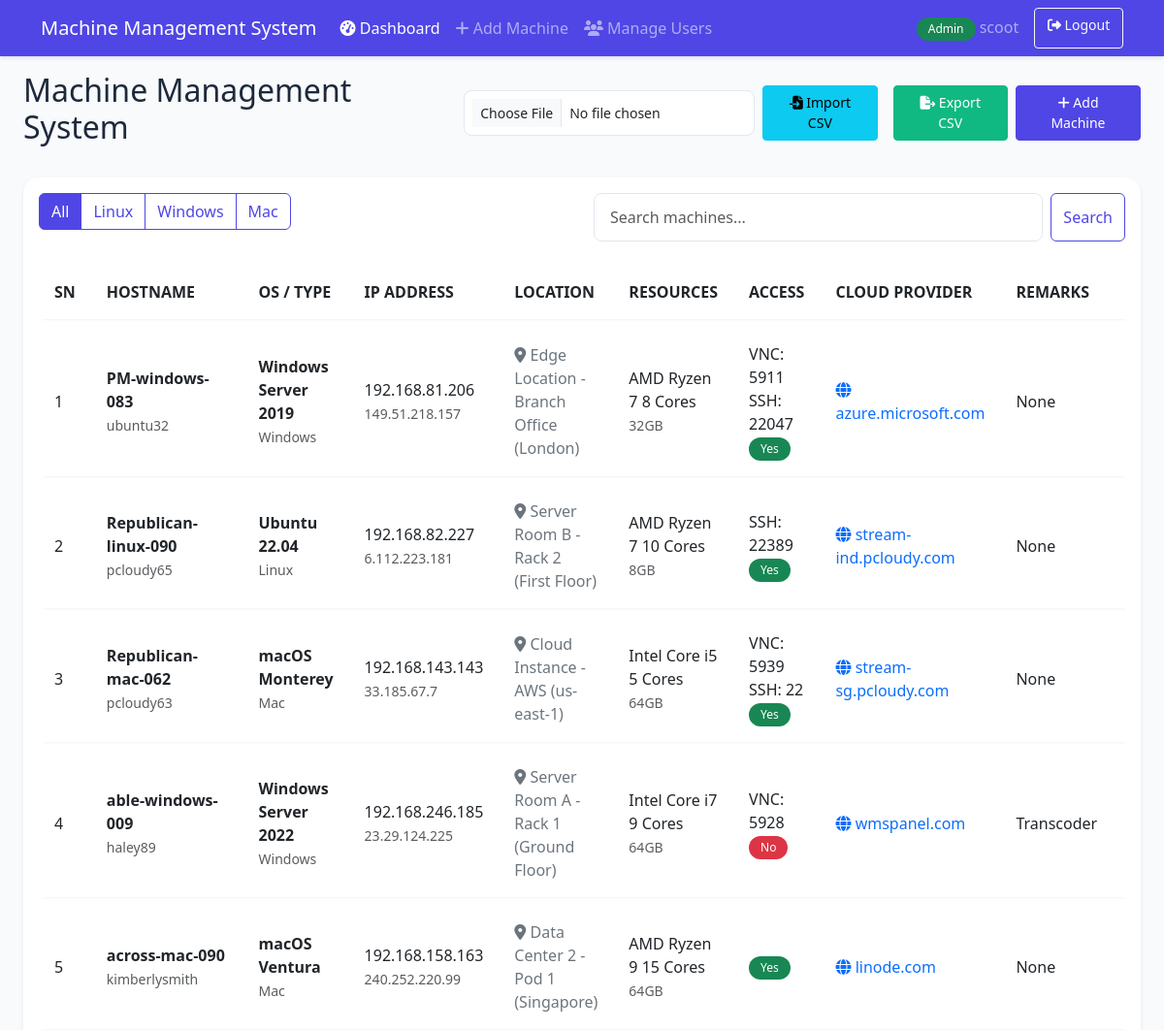
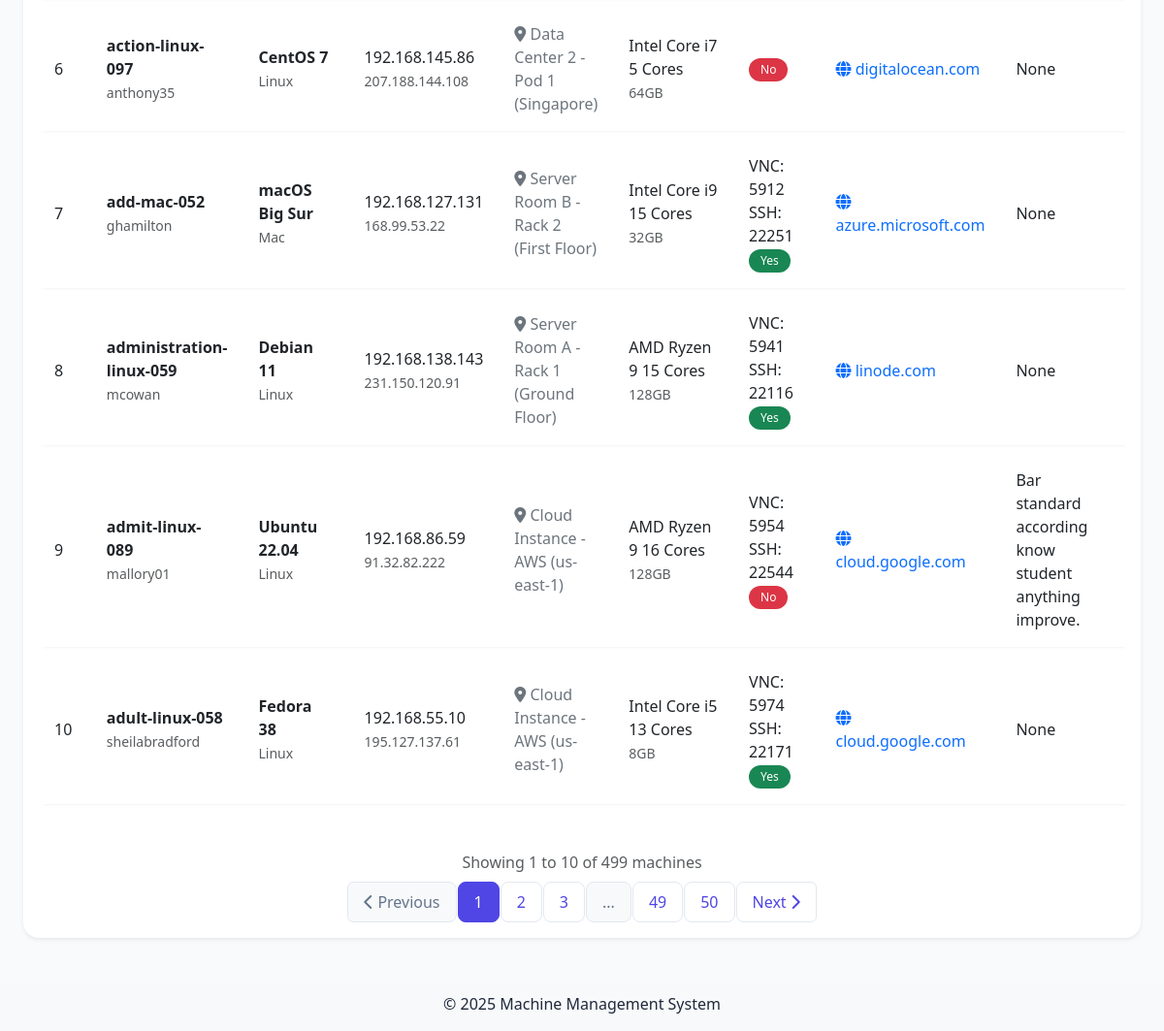
The page /admin/dashboard (signed in) on the database its author committed (2 pictures, top to bottom).
### models/user.py (models this page shows, shortened)
class User(db.Model, UserMixin):
    __tablename__ = 'users'
    id = db.Column(db.Integer, primary_key=True)
    username = db.Column(db.String(64), unique=True, index=True, nullable=False)
    email = db.Column(db.String(120), unique=True, index=True, nullable=False)
    password_hash = db.Column(db.String(128), nullable=False)
    is_admin = db.Column(db.Boolean, default=False)
    created_at = db.Column(db.DateTime, default=datetime.utcnow)
    last_login = db.Column(db.DateTime, nullable=True)

### models/machine.py (models this page shows, shortened)
class Machine(db.Model):
    __tablename__ = 'machines'
    id = db.Column(db.Integer, primary_key=True)
    hostname = db.Column(db.String(64), unique=True, nullable=False, index=True)
    username = db.Column(db.String(64), nullable=False)
    os_type = db.Column(db.String(20), nullable=False)  # Linux, Windows, Mac
    installed_os = db.Column(db.String(64), nullable=False)
    cpu_details = db.Column(db.String(128), nullable=False)
    ram_details = db.Column(db.String(64), nullable=False)
    private_ip = db.Column(db.String(15), nullable=True)
    public_ip = db.Column(db.String(15), nullable=True)
    cloud_provider_url = db.Column(db.String(128), nullable=True)
    physical_location = db.Column(db.String(128), nullable=True)  # Add this line
    vnc_port = db.Column(db.Integer, nullable=True)
    ssh_port = db.Column(db.Integer, nullable=True)  # Add this line
    outside_accessible = db.Column(db.Boolean, default=False)
    remarks = db.Column(db.Text, nullable=True)
    created_at = db.Column(db.DateTime, default=datetime.utcnow)
    updated_at = db.Column(db.DateTime, default=datetime.utcnow, onupdate=datetime.utcnow)

### app.py (the view, shortened to what this page needs)
@app.route('/admin/dashboard')
@login_required
def admin_dashboard():
    if not current_user.is_admin:
        flash('Access denied. Admin privileges required.', 'danger')
        return redirect(url_for('index'))
    page = request.args.get('page', 1, type=int)
    per_page = 10
    os_filter = request.args.get('os')
    search = request.args.get('search')
    query = Machine.query
    if os_filter:
        query = query.filter_by(os_type=os_filter)
    pagination = query.order_by(Machine.hostname).paginate(
        page=page, per_page=per_page, error_out=False
    )
    return render_template('admin/dashboard.html',
                         machines=pagination.items,
                         pagination=pagination)

### templates/admin/dashboard.html (shortened to what this page needs)
{% extends "base.html" %}
{% block content %}
<div class="d-flex justify-content-between align-items-center mb-4">
    <h2>Machine Management System</h2>
    {% if current_user.is_admin %}
    <div class="d-flex align-items-center">
        <form method="POST" action="{{ url_for('import_machines') }}" enctype="multipart/form-data" class="me-2 d-flex align-items-center">
            <input type="file" name="file" accept=".csv" class="form-control form-control-sm me-2" required>
            <button type="submit" class="btn btn-info btn-sm me-2">
                <i class="fas fa-file-import"></i> Import CSV
            </button>
        </form>
        <a href="{{ url_for('export_machines') }}" class="btn btn-success btn-sm me-2">
            <i class="fas fa-file-export"></i> Export CSV
        </a>
        <a href="{{ url_for('add_machine') }}" class="btn btn-primary btn-sm">
            <i class="fas fa-plus"></i> Add Machine
        </a>
    </div>
    {% endif %}
</div>
<div class="card shadow-sm mb-4">
    <div class="card-body">
        <div class="row mb-3">
            <div class="col-md-6">
                <div class="btn-group" role="group">
                    <a href="{{ url_for(current_user.is_admin and 'admin_dashboard' or 'user_dashboard') }}" class="btn btn-outline-primary {{ 'active' if not request.args.get('os') }}">All</a>
                    <a href="{{ url_for(current_user.is_admin and 'admin_dashboard' or 'user_dashboard', os='Linux') }}" class="btn btn-outline-primary {{ 'active' if request.args.get('os') == 'Linux' }}">Linux</a>
                    <a href="{{ url_for(current_user.is_admin and 'admin_dashboard' or 'user_dashboard', os='Windows') }}" class="btn btn-outline-primary {{ 'active' if request.args.get('os') == 'Windows' }}">Windows</a>
                    <a href="{{ url_for(current_user.is_admin and 'admin_dashboard' or 'user_dashboard', os='Mac') }}" class="btn btn-outline-primary {{ 'active' if request.args.get('os') == 'Mac' }}">Mac</a>
                </div>
            </div>
            <div class="col-md-6">
                <form method="GET" action="{{ url_for(current_user.is_admin and 'admin_dashboard' or 'user_dashboard') }}" class="d-flex">
                    <input type="text" name="search" class="form-control me-2" placeholder="Search machines..." value="{{ request.args.get('search', '') }}">
                    <button type="submit" class="btn btn-outline-primary">Search</button>
                </form>
            </div>
        </div>
        <div class="table-responsive">
            <table class="table table-hover">
                <thead>
                    <tr>
                        <th>SN</th>
                        <th>HOSTNAME</th>
                        <th>OS / TYPE</th>
                        <th>IP ADDRESS</th>
                        <th>LOCATION</th>
                        <th>RESOURCES</th>
                        <th>ACCESS</th>
                        <th>CLOUD PROVIDER</th>
                        <th>REMARKS</th>
                        {% if current_user.is_admin %}
                        <th>ACTIONS</th>
                        {% endif %}
                    </tr>
                </thead>
                <tbody>
                    {% for machine in machines %}
                    <tr>
                        <td>{{ (pagination.page - 1) * pagination.per_page + loop.index }}</td>
                        <td>
                            <strong>{{ machine.hostname }}</strong><br>
                            <small class="text-muted">{{ machine.username }}</small>
                        </td>
                        <td>
                            <strong>{{ machine.installed_os }}</strong><br>
                            <small class="text-muted">{{ machine.os_type }}</small>
                        </td>
                        <td>
                            {% if machine.private_ip %}
                            <span>{{ machine.private_ip }}</span><br>
                            {% endif %}
                            {% if machine.public_ip %}
                            <small class="text-muted">{{ machine.public_ip }}</small>
                            {% endif %}
                        </td>
                        <td>
                            {% if machine.physical_location %}
                            <span class="text-secondary">
                                <i class="fas fa-map-marker-alt"></i> {{ machine.physical_location }}
                            </span>
                            {% else %}
                            <span class="text-muted">Not specified</span>
                            {% endif %}
                        </td>
                        <td>
                            <span>{{ machine.cpu_details }}</span><br>
                            <small class="text-muted">{{ machine.ram_details }}</small>
                        </td>
                        <td>
                            {% if machine.vnc_port %}
                            <span>VNC: {{ machine.vnc_port }}</span><br>
                            {% endif %}
                            {% if machine.ssh_port %}
                            <span>SSH: {{ machine.ssh_port }}</span><br>
                            {% endif %}
                            <span class="badge {% if machine.outside_accessible %}bg-success{% elif machine.outside_accessible == false %}bg-danger{% else %}bg-warning{% endif %}">
                                {{ 'Yes' if machine.outside_accessible else 'No' }}
                            </span>
                        </td>
                        <td>
                            {% if machine.cloud_provider_url %}
                            {% set domain = machine.cloud_provider_url.replace('https://', '').replace('http://', '').split('/')[0] %}
                            <span class="text-primary" title="{{ machine.cloud_provider_url }}">
                                <i class="fas fa-globe"></i> {{ domain }}
                            </span>
                            {% else %}
                            <span class="text-muted">No URL</span>
                            {% endif %}
                        </td>
                        <td>{{ machine.remarks }}</td>
                        {% if current_user.is_admin %}
                        <td>
                        </td>
                        {% endif %}
                    </tr>
                    {% endfor %}
                </tbody>
            </table>
        </div>
        <div class="d-flex flex-column align-items-center mt-4">
            <div class="text-muted mb-2">
                {% set end_item = pagination.page * pagination.per_page %}
                {% if end_item > pagination.total %}
                    {% set end_item = pagination.total %}
                {% endif %}
                Showing {{ (pagination.page - 1) * pagination.per_page + 1 }}
                to {{ end_item }}
                of {{ pagination.total }} machines
            </div>
            {% if pagination.pages > 1 %}
            <nav aria-label="Machine navigation">
                <ul class="pagination">
                    <li class="page-item {{ 'disabled' if pagination.page == 1 }}">
                        <a class="page-link" href="{{ url_for(current_user.is_admin and 'admin_dashboard' or 'user_dashboard', page=pagination.prev_num, os=request.args.get('os'), search=request.args.get('search')) }}">
                            <i class="fas fa-chevron-left"></i> Previous
                        </a>
                    </li>
                    {% for page_num in pagination.iter_pages(left_edge=2, left_current=2, right_current=2, right_edge=2) %}
                        {% if page_num %}
                            <li class="page-item {{ 'active' if pagination.page == page_num }}">
                                <a class="page-link" href="{{ url_for(current_user.is_admin and 'admin_dashboard' or 'user_dashboard', page=page_num, os=request.args.get('os'), search=request.args.get('search')) }}">{{ page_num }}</a>
                            </li>
                        {% else %}
                            <li class="page-item disabled">
                                <span class="page-link">...</span>
                            </li>
                        {% endif %}
                    {% endfor %}
                    <li class="page-item {{ 'disabled' if pagination.page == pagination.pages }}">
                        <a class="page-link" href="{{ url_for(current_user.is_admin and 'admin_dashboard' or 'user_dashboard', page=pagination.next_num, os=request.args.get('os'), search=request.args.get('search')) }}">
                            Next <i class="fas fa-chevron-right"></i>
                        </a>
                    </li>
                </ul>
            </nav>
            {% endif %}
        </div>
    </div>
</div>
{% endblock %}

### templates/base.html (shortened to what this page needs)
<!DOCTYPE html>
<html lang="en" class="h-100">
<head>
    <link href="https://cdn.jsdelivr.net/npm/bootstrap@5.3.0/dist/css/bootstrap.min.css" rel="stylesheet">
    <link rel="stylesheet" href="https://cdnjs.cloudflare.com/ajax/libs/font-awesome/6.4.0/css/all.min.css">
    <link rel="stylesheet" href="{{ url_for('static', filename='css/style.css') }}">
</head>
<body class="d-flex flex-column h-100">
    {% if current_user.is_authenticated %}
    <nav class="navbar navbar-expand-lg navbar-dark bg-primary sticky-top">
        <div class="container">
            <a class="navbar-brand" href="{{ url_for('index') }}">Machine Management System</a>
            <div class="collapse navbar-collapse" id="navbarNav">
                <ul class="navbar-nav me-auto">
                    {% if current_user.is_admin %}
                    <li class="nav-item">
                        <a class="nav-link {% if request.endpoint == 'admin_dashboard' %}active{% endif %}" href="{{ url_for('admin_dashboard') }}">
                            <i class="fas fa-tachometer-alt"></i> Dashboard
                        </a>
                    </li>
                    <li class="nav-item">
                        <a class="nav-link {% if request.endpoint == 'add_machine' %}active{% endif %}" href="{{ url_for('add_machine') }}">
                            <i class="fas fa-plus"></i> Add Machine
                        </a>
                    </li>
                    <li class="nav-item">
                        <a class="nav-link" href="{{ url_for('manage_users') }}">
                            <i class="fas fa-users"></i> Manage Users
                        </a>
                    </li>
                    {% else %}
                    <li class="nav-item">
                        <a class="nav-link {% if request.endpoint == 'user_dashboard' %}active{% endif %}" href="{{ url_for('user_dashboard') }}">
                            <i class="fas fa-tachometer-alt"></i> Dashboard
                        </a>
                    </li>
                    {% endif %}
                </ul>
                <div class="d-flex">
                    <span class="navbar-text me-3">
                        {% if current_user.is_admin %}
                        <span class="badge bg-success">Admin</span>
                        {% else %}
                        <span class="badge bg-info">User</span>
                        {% endif %}
                        {{ current_user.username }}
                    </span>
                    <a href="{{ url_for('logout') }}" class="btn btn-outline-light btn-sm">
                        <i class="fas fa-sign-out-alt"></i> Logout
                    </a>
                </div>
            </div>
        </div>
    </nav>
    {% endif %}
    <main class="flex-shrink-0">
        <div class="container-fluid px-4 py-3">
            {% block content %}{% endblock %}
        </div>
    </main>
    <footer class="footer mt-auto py-3 bg-light">
        <div class="container text-center">
            <p class="mb-0">&copy; 2025 Machine Management System</p>
        </div>
    </footer>
</body>
</html>

### rows shown on the page
User: username "scoot"
Machine: (pagination.page-1)*pagination.per_page+loop.index "1", hostname "PM-windows-083", username "ubuntu32", installed_os "Windows Server 2019", os_type "Windows", private_ip "192.168.81.206", public_ip "149.51.218.157", physical_location "Edge Location - Branch Office (London)", cpu_details "AMD Ryzen 7 8 Cores", ram_details "32GB", vnc_port "5911", ssh_port "22047", outside_accessible "Yes", domain "azure.microsoft.com", remarks "None"
Machine: page "2", hostname "Republican-linux-090", username "pcloudy65", installed_os "Ubuntu 22.04", os_type "Linux", private_ip "192.168.82.227", public_ip "6.112.223.181", physical_location "Server Room B - Rack 2 (First Floor)", cpu_details "AMD Ryzen 7 10 Cores", ram_details "8GB", ssh_port "22389", outside_accessible "Yes", domain "stream-ind.pcloudy.com", remarks "None"
Machine: page "3", hostname "Republican-mac-062", username "pcloudy63", installed_os "macOS Monterey", os_type "Mac", private_ip "192.168.143.143", public_ip "33.185.67.7", physical_location "Cloud Instance - AWS (us-east-1)", cpu_details "Intel Core i5 5 Cores", ram_details "64GB", vnc_port "5939", ssh_port "22", outside_accessible "Yes", domain "stream-sg.pcloudy.com", remarks "None"
Machine: page "4", hostname "able-windows-009", username "haley89", installed_os "Windows Server 2022", os_type "Windows", private_ip "192.168.246.185", public_ip "23.29.124.225", physical_location "Server Room A - Rack 1 (Ground Floor)", cpu_details "Intel Core i7 9 Cores", ram_details "64GB", vnc_port "5928", outside_accessible "No", domain "wmspanel.com", remarks "Transcoder"
Machine: page "5", hostname "across-mac-090", username "kimberlysmith", installed_os "macOS Ventura", os_type "Mac", private_ip "192.168.158.163", public_ip "240.252.220.99", physical_location "Data Center 2 - Pod 1 (Singapore)", cpu_details "AMD Ryzen 9 15 Cores", ram_details "64GB", outside_accessible "Yes", domain "linode.com", remarks "None"
Machine: page "6", hostname "action-linux-097", username "anthony35", installed_os "CentOS 7", os_type "Linux", private_ip "192.168.145.86", public_ip "207.188.144.108", physical_location "Data Center 2 - Pod 1 (Singapore)", cpu_details "Intel Core i7 5 Cores", ram_details "64GB", outside_accessible "No", domain "digitalocean.com", remarks "None"
Machine: page "7", hostname "add-mac-052", username "ghamilton", installed_os "macOS Big Sur", os_type "Mac", private_ip "192.168.127.131", public_ip "168.99.53.22", physical_location "Server Room B - Rack 2 (First Floor)", cpu_details "Intel Core i9 15 Cores", ram_details "32GB", vnc_port "5912", ssh_port "22251", outside_accessible "Yes", domain "azure.microsoft.com", remarks "None"
Machine: page "8", hostname "administration-linux-059", username "mcowan", installed_os "Debian 11", os_type "Linux", private_ip "192.168.138.143", public_ip "231.150.120.91", physical_location "Server Room A - Rack 1 (Ground Floor)", cpu_details "AMD Ryzen 9 15 Cores", ram_details "128GB", vnc_port "5941", ssh_port "22116", outside_accessible "Yes", domain "linode.com", remarks "None"
Machine: page "9", hostname "admit-linux-089", username "mallory01", installed_os "Ubuntu 22.04", os_type "Linux", private_ip "192.168.86.59", public_ip "91.32.82.222", physical_location "Cloud Instance - AWS (us-east-1)", cpu_details "AMD Ryzen 9 16 Cores", ram_details "128GB", vnc_port "5954", ssh_port "22544", outside_accessible "No", domain "cloud.google.com", remarks "Bar standard according know student anything improve."
Machine: page "10", hostname "adult-linux-058", username "sheilabradford", installed_os "Fedora 38", os_type "Linux", private_ip "192.168.55.10", public_ip "195.127.137.61", physical_location "Cloud Instance - AWS (us-east-1)", cpu_details "Intel Core i5 13 Cores", ram_details "8GB", vnc_port "5974", ssh_port "22171", outside_accessible "Yes", domain "cloud.google.com", remarks "None"

### other values the page prints
{{ (pagination.page - 1) * pagination.per_page + 1 }} "1"
{{ end_item }} "10"
{{ pagination.total }} "499"
{{ page_num }} "1" "2" "3" "49" "50"
